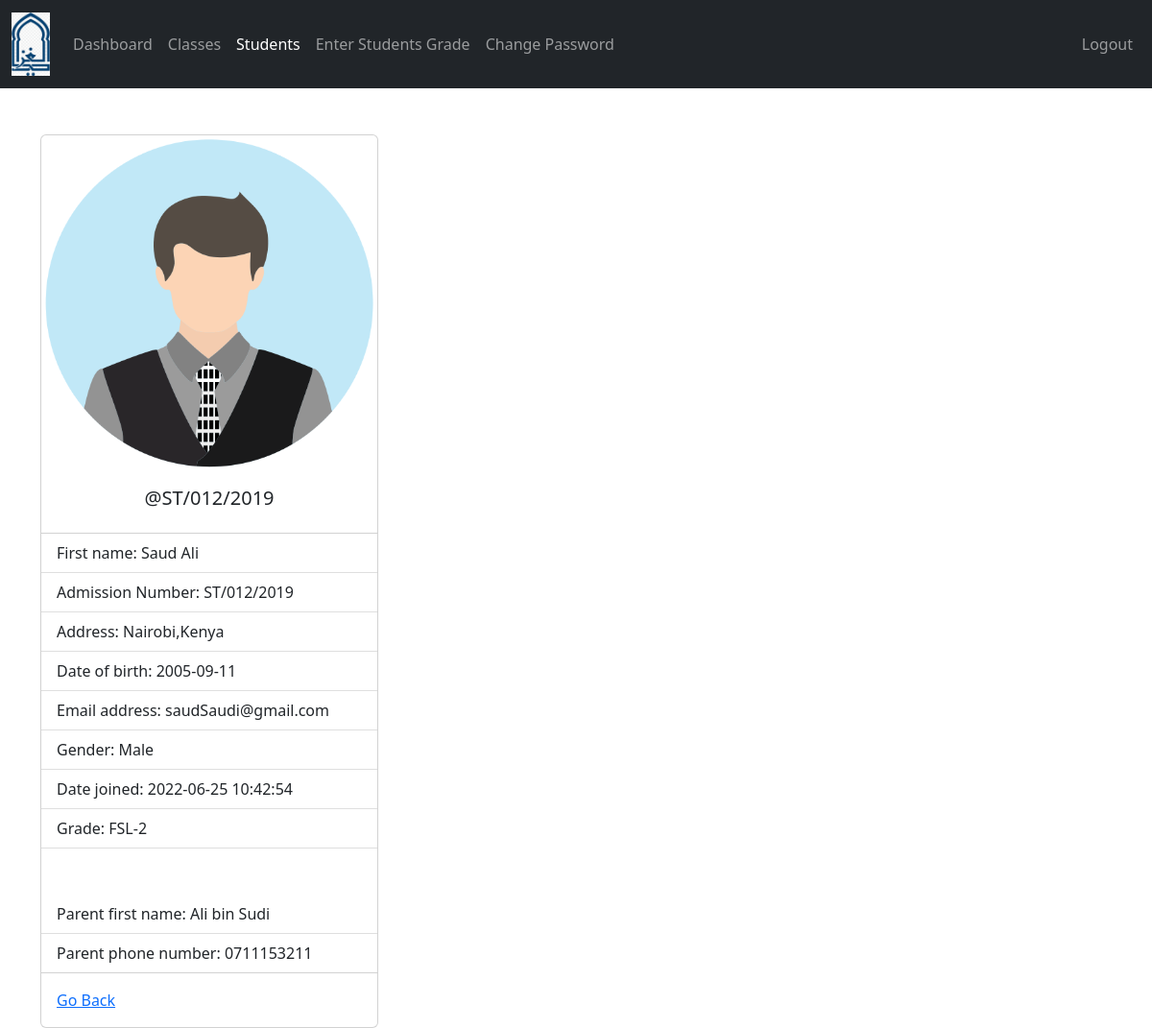
Screenshot of /Teacher/student-view.php?student_id=3 (signed in) with the database file from the repository.
### tables this page shows
CREATE TABLE `students` (
  `student_id` int(11) NOT NULL,
  `username` varchar(127) NOT NULL,
  `password` varchar(255) NOT NULL,
  `fname` varchar(127) NOT NULL,
  `admission_number` varchar(50) DEFAULT NULL,
  `grade` int(11) NOT NULL,
  `subjects` varchar(100) NOT NULL,
  `address` varchar(31) NOT NULL,
  `gender` varchar(7) NOT NULL,
  `email_address` varchar(255) NOT NULL,
  `date_of_birth` date NOT NULL,
  `date_of_joined` timestamp NULL DEFAULT current_timestamp(),
  `parent_fname` varchar(127) NOT NULL,
  `parent_phone_number` varchar(31) NOT NULL
);

CREATE TABLE `grades` (
  `grade_id` int(11) NOT NULL,
  `grade` varchar(31) NOT NULL,
  `grade_code` varchar(7) NOT NULL
);

### Teacher/data/student.php (called while the page is built, shortened)
<?php
function getStudentById($id, $conn){
   $sql = "SELECT * FROM students
           WHERE student_id=?";
   $stmt = $conn->prepare($sql);
   $stmt->execute([$id]);
   if ($stmt->rowCount() == 1) {
     $student = $stmt->fetch();
     return $student;
   }else {
    return 0;
   }
}

### Teacher/data/grade.php (called while the page is built, shortened)
<?php
function getGradeById($grade_id, $conn){
   $sql = "SELECT * FROM grades
           WHERE grade_id=?";
   $stmt = $conn->prepare($sql);
   $stmt->execute([$grade_id]);
   if ($stmt->rowCount() == 1) {
     $grade = $stmt->fetch();
     return $grade;
   }else {
    return 0;
   }
}

### Teacher/student-view.php (the view, shortened to what this page needs)
<?php
if (isset($_SESSION['teacher_id']) &&
    isset($_SESSION['role'])) {
    if ($_SESSION['role'] == 'Teacher') {
       include "../DB_connection.php";
       include "data/student.php";
       include "data/grade.php";
       if(isset($_GET['student_id'])){
       $student_id = $_GET['student_id'];
       $student = getStudentById($student_id, $conn);
 ?>
<!DOCTYPE html>
<html lang="en">
<head>
	<link rel="stylesheet" href="https://cdn.jsdelivr.net/npm/bootstrap@5.2.0/dist/css/bootstrap.min.css">
	<link rel="stylesheet" href="../css/style.css">
  <link rel="stylesheet" href="https://cdnjs.cloudflare.com/ajax/libs/font-awesome/4.7.0/css/font-awesome.min.css">
</head>
<body>
    <?php
        include "inc/navbar.php";
        if ($student != 0) {
     ?>
     <div class="container mt-5">
         <div class="card" style="width: 22rem;">
          <img src="../img/student-<?=$student['gender']?>.png" class="card-img-top" alt="...">
          <div class="card-body">
            <h5 class="card-title text-center">@<?=$student['username']?></h5>
          </div>
          <ul class="list-group list-group-flush">
            <li class="list-group-item">First name: <?=$student['fname']?></li>
            <li class="list-group-item">Admission Number: <?=$student['admission_number']?></li>
            <li class="list-group-item">Address: <?=$student['address']?></li>
            <li class="list-group-item">Date of birth: <?=$student['date_of_birth']?></li>
            <li class="list-group-item">Email address: <?=$student['email_address']?></li>
            <li class="list-group-item">Gender: <?=$student['gender']?></li>
            <li class="list-group-item">Date joined: <?=$student['date_of_joined']?></li>
            <li class="list-group-item">Grade:
                 <?php
                      $grade = $student['grade'];
                      $g = getGradeById($grade, $conn);
                      echo $g['grade_code'].'-'.$g['grade'];
                  ?>
            </li>
            <br><br>
            <li class="list-group-item">Parent first name: <?=$student['parent_fname']?></li>
            <li class="list-group-item">Parent phone number: <?=$student['parent_phone_number']?></li>
          </ul>
          <div class="card-body">
            <a href="students_of_class.php" class="card-link">Go Back</a>
          </div>
        </div>
     </div>
     <?php
        }else {
          header("Location: students_of_class.php");
          exit;
        }
     ?>
</body>
</html>
<?php
    }else {
        header("Location: students_of_class.php");
        exit;
    }
  }else {
    header("Location: ../login.php");
    exit;
  }
}else {
	header("Location: ../login.php");
	exit;
}
?>

### rows the page displays
students: gender (picture), username "ST/012/2019", fname "Saud Ali", admission_number "ST/012/2019", address "Nairobi,Kenya", date_of_birth "2005-09-11", email_address "saudSaudi@gmail.com", gender "Male", date_of_joined "2022-06-25 10:42:54", parent_fname "Ali bin Sudi", parent_phone_number "0711153211"
grades: grade_code "FSL", grade "2"
